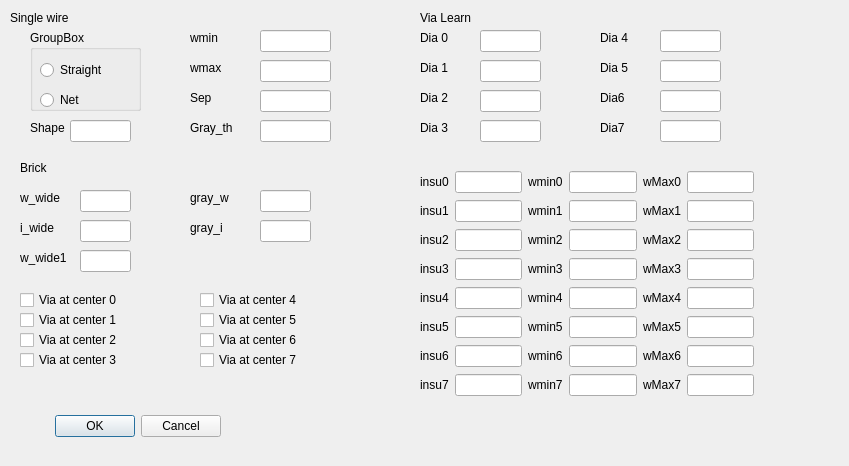
<?xml version="1.0" encoding="UTF-8"?>
<ui version="4.0">
 <class>SingleVWEParaDialog</class>
 <widget class="QDialog" name="SingleVWEParaDialog">
  <property name="geometry">
   <rect>
    <x>0</x>
    <y>0</y>
    <width>849</width>
    <height>466</height>
   </rect>
  </property>
  <property name="windowTitle">
   <string>Dialog</string>
  </property>
  <widget class="QDialogButtonBox" name="buttonBox">
   <property name="geometry">
    <rect>
     <x>20</x>
     <y>410</y>
     <width>201</width>
     <height>32</height>
    </rect>
   </property>
   <property name="orientation">
    <enum>Qt::Horizontal</enum>
   </property>
   <property name="standardButtons">
    <set>QDialogButtonBox::Cancel|QDialogButtonBox::Ok</set>
   </property>
  </widget>
  <widget class="QGroupBox" name="groupBox">
   <property name="geometry">
    <rect>
     <x>30</x>
     <y>30</y>
     <width>111</width>
     <height>81</height>
    </rect>
   </property>
   <property name="title">
    <string>GroupBox</string>
   </property>
   <widget class="QRadioButton" name="straight_ext">
    <property name="geometry">
     <rect>
      <x>10</x>
      <y>30</y>
      <width>95</width>
      <height>20</height>
     </rect>
    </property>
    <property name="text">
     <string>Straight</string>
    </property>
   </widget>
   <widget class="QRadioButton" name="net_ext">
    <property name="geometry">
     <rect>
      <x>10</x>
      <y>60</y>
      <width>95</width>
      <height>20</height>
     </rect>
    </property>
    <property name="text">
     <string>Net</string>
    </property>
   </widget>
  </widget>
  <widget class="QLineEdit" name="wmin">
   <property name="geometry">
    <rect>
     <x>260</x>
     <y>30</y>
     <width>71</width>
     <height>22</height>
    </rect>
   </property>
  </widget>
  <widget class="QLineEdit" name="wmax">
   <property name="geometry">
    <rect>
     <x>260</x>
     <y>60</y>
     <width>71</width>
     <height>22</height>
    </rect>
   </property>
  </widget>
  <widget class="QLabel" name="label">
   <property name="geometry">
    <rect>
     <x>190</x>
     <y>30</y>
     <width>55</width>
     <height>16</height>
    </rect>
   </property>
   <property name="text">
    <string>wmin</string>
   </property>
  </widget>
  <widget class="QLabel" name="label_2">
   <property name="geometry">
    <rect>
     <x>190</x>
     <y>60</y>
     <width>55</width>
     <height>16</height>
    </rect>
   </property>
   <property name="text">
    <string>wmax</string>
   </property>
  </widget>
  <widget class="QLineEdit" name="w_wide">
   <property name="geometry">
    <rect>
     <x>80</x>
     <y>190</y>
     <width>51</width>
     <height>22</height>
    </rect>
   </property>
  </widget>
  <widget class="QLabel" name="label_3">
   <property name="geometry">
    <rect>
     <x>20</x>
     <y>190</y>
     <width>51</width>
     <height>16</height>
    </rect>
   </property>
   <property name="text">
    <string>w_wide</string>
   </property>
  </widget>
  <widget class="QLabel" name="label_4">
   <property name="geometry">
    <rect>
     <x>20</x>
     <y>220</y>
     <width>51</width>
     <height>16</height>
    </rect>
   </property>
   <property name="text">
    <string>i_wide</string>
   </property>
  </widget>
  <widget class="QLineEdit" name="i_wide">
   <property name="geometry">
    <rect>
     <x>80</x>
     <y>220</y>
     <width>51</width>
     <height>22</height>
    </rect>
   </property>
  </widget>
  <widget class="QLabel" name="label_5">
   <property name="geometry">
    <rect>
     <x>20</x>
     <y>250</y>
     <width>51</width>
     <height>16</height>
    </rect>
   </property>
   <property name="text">
    <string>w_wide1</string>
   </property>
  </widget>
  <widget class="QLineEdit" name="w_wide1">
   <property name="geometry">
    <rect>
     <x>80</x>
     <y>250</y>
     <width>51</width>
     <height>22</height>
    </rect>
   </property>
  </widget>
  <widget class="QLabel" name="label_6">
   <property name="geometry">
    <rect>
     <x>190</x>
     <y>190</y>
     <width>51</width>
     <height>16</height>
    </rect>
   </property>
   <property name="text">
    <string>gray_w</string>
   </property>
  </widget>
  <widget class="QLineEdit" name="gray_w">
   <property name="geometry">
    <rect>
     <x>260</x>
     <y>190</y>
     <width>51</width>
     <height>22</height>
    </rect>
   </property>
  </widget>
  <widget class="QLabel" name="label_7">
   <property name="geometry">
    <rect>
     <x>190</x>
     <y>220</y>
     <width>51</width>
     <height>16</height>
    </rect>
   </property>
   <property name="text">
    <string>gray_i</string>
   </property>
  </widget>
  <widget class="QLineEdit" name="gray_i">
   <property name="geometry">
    <rect>
     <x>260</x>
     <y>220</y>
     <width>51</width>
     <height>22</height>
    </rect>
   </property>
  </widget>
  <widget class="QLabel" name="label_8">
   <property name="geometry">
    <rect>
     <x>190</x>
     <y>90</y>
     <width>55</width>
     <height>16</height>
    </rect>
   </property>
   <property name="text">
    <string>Sep</string>
   </property>
  </widget>
  <widget class="QLabel" name="label_9">
   <property name="geometry">
    <rect>
     <x>190</x>
     <y>120</y>
     <width>55</width>
     <height>16</height>
    </rect>
   </property>
   <property name="text">
    <string>Gray_th</string>
   </property>
  </widget>
  <widget class="QLineEdit" name="sep">
   <property name="geometry">
    <rect>
     <x>260</x>
     <y>90</y>
     <width>71</width>
     <height>22</height>
    </rect>
   </property>
  </widget>
  <widget class="QLineEdit" name="gray_th">
   <property name="geometry">
    <rect>
     <x>260</x>
     <y>120</y>
     <width>71</width>
     <height>22</height>
    </rect>
   </property>
  </widget>
  <widget class="QLabel" name="label_10">
   <property name="geometry">
    <rect>
     <x>30</x>
     <y>120</y>
     <width>55</width>
     <height>16</height>
    </rect>
   </property>
   <property name="text">
    <string>Shape</string>
   </property>
  </widget>
  <widget class="QLineEdit" name="shape_mask">
   <property name="geometry">
    <rect>
     <x>70</x>
     <y>120</y>
     <width>61</width>
     <height>22</height>
    </rect>
   </property>
  </widget>
  <widget class="QLabel" name="label_11">
   <property name="geometry">
    <rect>
     <x>20</x>
     <y>160</y>
     <width>55</width>
     <height>16</height>
    </rect>
   </property>
   <property name="text">
    <string>Brick</string>
   </property>
  </widget>
  <widget class="QLabel" name="label_12">
   <property name="geometry">
    <rect>
     <x>420</x>
     <y>10</y>
     <width>61</width>
     <height>16</height>
    </rect>
   </property>
   <property name="text">
    <string>Via Learn</string>
   </property>
  </widget>
  <widget class="QLabel" name="label_13">
   <property name="geometry">
    <rect>
     <x>420</x>
     <y>30</y>
     <width>55</width>
     <height>16</height>
    </rect>
   </property>
   <property name="text">
    <string>Dia 0</string>
   </property>
  </widget>
  <widget class="QLabel" name="label_14">
   <property name="geometry">
    <rect>
     <x>420</x>
     <y>60</y>
     <width>55</width>
     <height>16</height>
    </rect>
   </property>
   <property name="text">
    <string>Dia 1</string>
   </property>
  </widget>
  <widget class="QLabel" name="label_15">
   <property name="geometry">
    <rect>
     <x>10</x>
     <y>10</y>
     <width>71</width>
     <height>16</height>
    </rect>
   </property>
   <property name="text">
    <string>Single wire</string>
   </property>
  </widget>
  <widget class="QLabel" name="label_16">
   <property name="geometry">
    <rect>
     <x>420</x>
     <y>90</y>
     <width>55</width>
     <height>16</height>
    </rect>
   </property>
   <property name="text">
    <string>Dia 2</string>
   </property>
  </widget>
  <widget class="QLabel" name="label_17">
   <property name="geometry">
    <rect>
     <x>420</x>
     <y>120</y>
     <width>55</width>
     <height>16</height>
    </rect>
   </property>
   <property name="text">
    <string>Dia 3</string>
   </property>
  </widget>
  <widget class="QLabel" name="label_18">
   <property name="geometry">
    <rect>
     <x>600</x>
     <y>30</y>
     <width>55</width>
     <height>16</height>
    </rect>
   </property>
   <property name="text">
    <string>Dia 4</string>
   </property>
  </widget>
  <widget class="QLabel" name="label_19">
   <property name="geometry">
    <rect>
     <x>600</x>
     <y>60</y>
     <width>55</width>
     <height>16</height>
    </rect>
   </property>
   <property name="text">
    <string>Dia 5</string>
   </property>
  </widget>
  <widget class="QLineEdit" name="dia0">
   <property name="geometry">
    <rect>
     <x>480</x>
     <y>30</y>
     <width>61</width>
     <height>22</height>
    </rect>
   </property>
  </widget>
  <widget class="QLineEdit" name="dia1">
   <property name="geometry">
    <rect>
     <x>480</x>
     <y>60</y>
     <width>61</width>
     <height>22</height>
    </rect>
   </property>
  </widget>
  <widget class="QLineEdit" name="dia2">
   <property name="geometry">
    <rect>
     <x>480</x>
     <y>90</y>
     <width>61</width>
     <height>22</height>
    </rect>
   </property>
  </widget>
  <widget class="QLineEdit" name="dia3">
   <property name="geometry">
    <rect>
     <x>480</x>
     <y>120</y>
     <width>61</width>
     <height>22</height>
    </rect>
   </property>
  </widget>
  <widget class="QLineEdit" name="dia4">
   <property name="geometry">
    <rect>
     <x>660</x>
     <y>30</y>
     <width>61</width>
     <height>22</height>
    </rect>
   </property>
  </widget>
  <widget class="QLineEdit" name="dia5">
   <property name="geometry">
    <rect>
     <x>660</x>
     <y>60</y>
     <width>61</width>
     <height>22</height>
    </rect>
   </property>
  </widget>
  <widget class="QLabel" name="label_20">
   <property name="geometry">
    <rect>
     <x>600</x>
     <y>90</y>
     <width>55</width>
     <height>16</height>
    </rect>
   </property>
   <property name="text">
    <string>Dia6</string>
   </property>
  </widget>
  <widget class="QLineEdit" name="dia6">
   <property name="geometry">
    <rect>
     <x>660</x>
     <y>90</y>
     <width>61</width>
     <height>22</height>
    </rect>
   </property>
  </widget>
  <widget class="QLabel" name="label_21">
   <property name="geometry">
    <rect>
     <x>600</x>
     <y>120</y>
     <width>55</width>
     <height>16</height>
    </rect>
   </property>
   <property name="text">
    <string>Dia7</string>
   </property>
  </widget>
  <widget class="QLineEdit" name="dia7">
   <property name="geometry">
    <rect>
     <x>660</x>
     <y>120</y>
     <width>61</width>
     <height>22</height>
    </rect>
   </property>
  </widget>
  <widget class="QCheckBox" name="viacenter0">
   <property name="geometry">
    <rect>
     <x>20</x>
     <y>290</y>
     <width>131</width>
     <height>20</height>
    </rect>
   </property>
   <property name="text">
    <string>Via at center 0</string>
   </property>
  </widget>
  <widget class="QCheckBox" name="viacenter1">
   <property name="geometry">
    <rect>
     <x>20</x>
     <y>310</y>
     <width>111</width>
     <height>20</height>
    </rect>
   </property>
   <property name="text">
    <string>Via at center 1</string>
   </property>
  </widget>
  <widget class="QCheckBox" name="viacenter2">
   <property name="geometry">
    <rect>
     <x>20</x>
     <y>330</y>
     <width>111</width>
     <height>20</height>
    </rect>
   </property>
   <property name="text">
    <string>Via at center 2</string>
   </property>
  </widget>
  <widget class="QCheckBox" name="viacenter3">
   <property name="geometry">
    <rect>
     <x>20</x>
     <y>350</y>
     <width>111</width>
     <height>20</height>
    </rect>
   </property>
   <property name="text">
    <string>Via at center 3</string>
   </property>
  </widget>
  <widget class="QCheckBox" name="viacenter4">
   <property name="geometry">
    <rect>
     <x>200</x>
     <y>290</y>
     <width>111</width>
     <height>20</height>
    </rect>
   </property>
   <property name="text">
    <string>Via at center 4</string>
   </property>
  </widget>
  <widget class="QCheckBox" name="viacenter5">
   <property name="geometry">
    <rect>
     <x>200</x>
     <y>310</y>
     <width>111</width>
     <height>20</height>
    </rect>
   </property>
   <property name="text">
    <string>Via at center 5</string>
   </property>
  </widget>
  <widget class="QCheckBox" name="viacenter6">
   <property name="geometry">
    <rect>
     <x>200</x>
     <y>330</y>
     <width>111</width>
     <height>20</height>
    </rect>
   </property>
   <property name="text">
    <string>Via at center 6</string>
   </property>
  </widget>
  <widget class="QCheckBox" name="viacenter7">
   <property name="geometry">
    <rect>
     <x>200</x>
     <y>350</y>
     <width>111</width>
     <height>20</height>
    </rect>
   </property>
   <property name="text">
    <string>Via at center 7</string>
   </property>
  </widget>
  <widget class="QWidget" name="gridLayoutWidget">
   <property name="geometry">
    <rect>
     <x>420</x>
     <y>170</y>
     <width>334</width>
     <height>231</height>
    </rect>
   </property>
   <layout class="QGridLayout" name="gridLayout">
    <item row="0" column="1">
     <widget class="QLineEdit" name="insu0"/>
    </item>
    <item row="0" column="3">
     <widget class="QLineEdit" name="wmin0"/>
    </item>
    <item row="0" column="5">
     <widget class="QLineEdit" name="wmax0"/>
    </item>
    <item row="0" column="2">
     <widget class="QLabel" name="label_23">
      <property name="text">
       <string>wmin0</string>
      </property>
     </widget>
    </item>
    <item row="0" column="0">
     <widget class="QLabel" name="label_22">
      <property name="text">
       <string>insu0</string>
      </property>
     </widget>
    </item>
    <item row="1" column="0">
     <widget class="QLabel" name="label_25">
      <property name="text">
       <string>insu1</string>
      </property>
     </widget>
    </item>
    <item row="2" column="0">
     <widget class="QLabel" name="label_28">
      <property name="text">
       <string>insu2</string>
      </property>
     </widget>
    </item>
    <item row="1" column="4">
     <widget class="QLabel" name="label_27">
      <property name="text">
       <string>wMax1</string>
      </property>
     </widget>
    </item>
    <item row="1" column="2">
     <widget class="QLabel" name="label_26">
      <property name="text">
       <string>wmin1</string>
      </property>
     </widget>
    </item>
    <item row="2" column="2">
     <widget class="QLabel" name="label_29">
      <property name="text">
       <string>wmin2</string>
      </property>
     </widget>
    </item>
    <item row="2" column="4">
     <widget class="QLabel" name="label_30">
      <property name="text">
       <string>wMax2</string>
      </property>
     </widget>
    </item>
    <item row="3" column="0">
     <widget class="QLabel" name="label_31">
      <property name="text">
       <string>insu3</string>
      </property>
     </widget>
    </item>
    <item row="3" column="2">
     <widget class="QLabel" name="label_32">
      <property name="text">
       <string>wmin3</string>
      </property>
     </widget>
    </item>
    <item row="3" column="4">
     <widget class="QLabel" name="label_33">
      <property name="text">
       <string>wMax3</string>
      </property>
     </widget>
    </item>
    <item row="4" column="0">
     <widget class="QLabel" name="label_34">
      <property name="text">
       <string>insu4</string>
      </property>
     </widget>
    </item>
    <item row="0" column="4">
     <widget class="QLabel" name="label_24">
      <property name="text">
       <string>wMax0</string>
      </property>
     </widget>
    </item>
    <item row="4" column="4">
     <widget class="QLabel" name="label_36">
      <property name="text">
       <string>wMax4</string>
      </property>
     </widget>
    </item>
    <item row="4" column="2">
     <widget class="QLabel" name="label_35">
      <property name="text">
       <string>wmin4</string>
      </property>
     </widget>
    </item>
    <item row="5" column="0">
     <widget class="QLabel" name="label_37">
      <property name="text">
       <string>insu5</string>
      </property>
     </widget>
    </item>
    <item row="5" column="2">
     <widget class="QLabel" name="label_38">
      <property name="text">
       <string>wmin5</string>
      </property>
     </widget>
    </item>
    <item row="5" column="4">
     <widget class="QLabel" name="label_39">
      <property name="text">
       <string>wMax5</string>
      </property>
     </widget>
    </item>
    <item row="6" column="0">
     <widget class="QLabel" name="label_40">
      <property name="text">
       <string>insu6</string>
      </property>
     </widget>
    </item>
    <item row="6" column="4">
     <widget class="QLabel" name="label_42">
      <property name="text">
       <string>wMax6</string>
      </property>
     </widget>
    </item>
    <item row="6" column="2">
     <widget class="QLabel" name="label_41">
      <property name="text">
       <string>wmin6</string>
      </property>
     </widget>
    </item>
    <item row="7" column="2">
     <widget class="QLabel" name="label_43">
      <property name="text">
       <string>wmin7</string>
      </property>
     </widget>
    </item>
    <item row="7" column="0">
     <widget class="QLabel" name="label_44">
      <property name="text">
       <string>insu7</string>
      </property>
     </widget>
    </item>
    <item row="7" column="4">
     <widget class="QLabel" name="label_45">
      <property name="text">
       <string>wMax7</string>
      </property>
     </widget>
    </item>
    <item row="1" column="1">
     <widget class="QLineEdit" name="insu1"/>
    </item>
    <item row="1" column="3">
     <widget class="QLineEdit" name="wmin1"/>
    </item>
    <item row="1" column="5">
     <widget class="QLineEdit" name="wmax1"/>
    </item>
    <item row="2" column="1">
     <widget class="QLineEdit" name="insu2"/>
    </item>
    <item row="2" column="3">
     <widget class="QLineEdit" name="wmin2"/>
    </item>
    <item row="2" column="5">
     <widget class="QLineEdit" name="wmax2"/>
    </item>
    <item row="3" column="1">
     <widget class="QLineEdit" name="insu3"/>
    </item>
    <item row="3" column="3">
     <widget class="QLineEdit" name="wmin3"/>
    </item>
    <item row="3" column="5">
     <widget class="QLineEdit" name="wmax3"/>
    </item>
    <item row="4" column="1">
     <widget class="QLineEdit" name="insu4"/>
    </item>
    <item row="4" column="3">
     <widget class="QLineEdit" name="wmin4"/>
    </item>
    <item row="4" column="5">
     <widget class="QLineEdit" name="wmax4"/>
    </item>
    <item row="5" column="1">
     <widget class="QLineEdit" name="insu5"/>
    </item>
    <item row="5" column="3">
     <widget class="QLineEdit" name="wmin5"/>
    </item>
    <item row="5" column="5">
     <widget class="QLineEdit" name="wmax5"/>
    </item>
    <item row="6" column="1">
     <widget class="QLineEdit" name="insu6"/>
    </item>
    <item row="6" column="3">
     <widget class="QLineEdit" name="wmin6"/>
    </item>
    <item row="6" column="5">
     <widget class="QLineEdit" name="wmax6"/>
    </item>
    <item row="7" column="1">
     <widget class="QLineEdit" name="insu7"/>
    </item>
    <item row="7" column="3">
     <widget class="QLineEdit" name="wmin7"/>
    </item>
    <item row="7" column="5">
     <widget class="QLineEdit" name="wmax7"/>
    </item>
   </layout>
  </widget>
 </widget>
 <resources/>
 <connections>
  <connection>
   <sender>buttonBox</sender>
   <signal>accepted()</signal>
   <receiver>SingleVWEParaDialog</receiver>
   <slot>accept()</slot>
   <hints>
    <hint type="sourcelabel">
     <x>248</x>
     <y>254</y>
    </hint>
    <hint type="destinationlabel">
     <x>157</x>
     <y>274</y>
    </hint>
   </hints>
  </connection>
  <connection>
   <sender>buttonBox</sender>
   <signal>rejected()</signal>
   <receiver>SingleVWEParaDialog</receiver>
   <slot>reject()</slot>
   <hints>
    <hint type="sourcelabel">
     <x>316</x>
     <y>260</y>
    </hint>
    <hint type="destinationlabel">
     <x>286</x>
     <y>274</y>
    </hint>
   </hints>
  </connection>
 </connections>
</ui>
